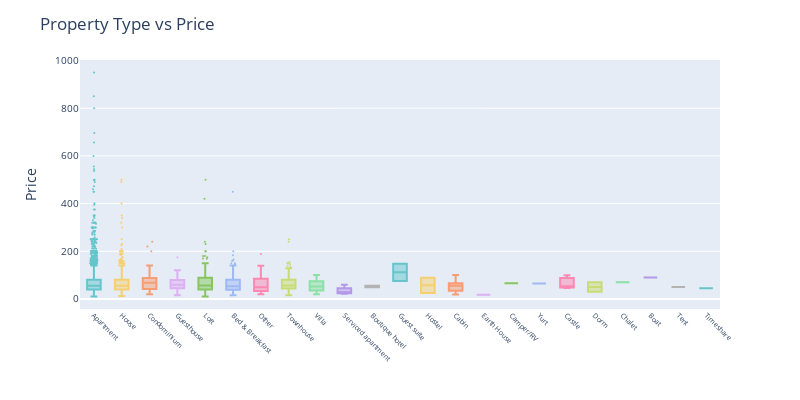

The code cell stored with this chart in its notebook:
### Code cell
import plotly.express as px

# Define the color palette
colors = px.colors.qualitative.Pastel

# Create a boxplot using Plotly
fig = px.box(df, x="property_type", y="target", color="property_type", color_discrete_sequence=colors)

# Set the axis labels, title, and legend
fig.update_xaxes(title="", tickangle=45, tickfont=dict(size=7))
fig.update_yaxes(title="Price", tickfont=dict(size=10))
fig.update_layout(title="Property Type vs Price", width=800, height=400, showlegend=False)
fig.update_traces(marker=dict(size=2), jitter=0.5, hovertemplate='Price: %{y}')

# Show the plot
fig.show()

### Figure 1 — Plotly figure (JSON) as saved in the notebook; plotly's stock layout.template omitted (floating-point values rounded to 4 significant figures; data arrays with more than 128 entries replaced by an {"elided": "..."} marker saying what was removed)
{"data": [{"alignmentgroup": "True", "hovertemplate": "Price: %{y}", "jitter": 0.5, "legendgroup": "Apartment", "marker": {"color": "rgb(102, 197, 204)", "size": 2}, "name": "Apartment", "notched": false, "offsetgroup": "Apartment", "orientation": "v", "showlegend": true, "type": "box", "x": {"elided": "4965 str values"}, "x0": " ", "xaxis": "x", "y": {"elided": "4965 int values"}, "y0": " ", "yaxis": "y"}, {"alignmentgroup": "True", "hovertemplate": "Price: %{y}", "jitter": 0.5, "legendgroup": "House", "marker": {"color": "rgb(246, 207, 113)", "size": 2}, "name": "House", "notched": false, "offsetgroup": "House", "orientation": "v", "showlegend": true, "type": "box", "x": {"elided": "888 str values"}, "x0": " ", "xaxis": "x", "y": {"elided": "888 int values"}, "y0": " ", "yaxis": "y"}, {"alignmentgroup": "True", "hovertemplate": "Price: %{y}", "jitter": 0.5, "legendgroup": "Condominium", "marker": {"color": "rgb(248, 156, 116)", "size": 2}, "name": "Condominium", "notched": false, "offsetgroup": "Condominium", "orientation": "v", "showlegend": true, "type": "box", "x": ["Condominium", "Condominium", "Condominium", "Condominium", "Condominium", "Condominium", "Condominium", "Condominium", "Condominium", "Condominium", "Condominium", "Condominium", "Condominium", "Condominium", "Condominium", "Condominium", "Condominium", "Condominium", "Condominium", "Condominium", "Condominium", "Condominium", "Condominium", "Condominium", "Condominium", "Condominium", "Condominium", "Condominium", "Condominium", "Condominium", "Condominium", "Condominium", "Condominium", "Condominium", "Condominium", "Condominium", "Condominium", "Condominium", "Condominium", "Condominium", "Condominium", "Condominium", "Condominium", "Condominium", "Condominium", "Condominium", "Condominium", "Condominium", "Condominium", "Condominium", "Condominium", "Condominium", "Condominium", "Condominium", "Condominium", "Condominium", "Condominium", "Condominium", "Condominium", "Condominium", "Condominium", "Condominium", "Condominium", "Condominium", "Condominium", "Condominium", "Condominium", "Condominium", "Condominium", "Condominium", "Condominium", "Condominium", "Condominium", "Condominium", "Condominium", "Condominium", "Condominium", "Condominium"], "x0": " ", "xaxis": "x", "y": [110, 85, 56, 58, 130, 80, 63, 69, 40, 40, 69, 60, 32, 45, 46, 95, 40, 92, 50, 60, 80, 120, 200, 79, 44, 240, 109, 79, 42, 52, 125, 110, 46, 40, 38, 70, 73, 35, 31, 40, 70, 65, 35, 83, 93, 88, 120, 60, 70, 85, 60, 140, 220, 23, 84, 30, 88, 69, 20, 85, 75, 40, 55, 139, 25, 36, 47, 75, 120, 100, 67, 20, 20, 90, 75, 23, 47, 53], "y0": " ", "yaxis": "y"}, {"alignmentgroup": "True", "hovertemplate": "Price: %{y}", "jitter": 0.5, "legendgroup": "Guesthouse", "marker": {"color": "rgb(220, 176, 242)", "size": 2}, "name": "Guesthouse", "notched": false, "offsetgroup": "Guesthouse", "orientation": "v", "showlegend": true, "type": "box", "x": ["Guesthouse", "Guesthouse", "Guesthouse", "Guesthouse", "Guesthouse", "Guesthouse", "Guesthouse", "Guesthouse", "Guesthouse", "Guesthouse", "Guesthouse", "Guesthouse", "Guesthouse", "Guesthouse", "Guesthouse", "Guesthouse", "Guesthouse", "Guesthouse", "Guesthouse", "Guesthouse", "Guesthouse", "Guesthouse", "Guesthouse", "Guesthouse", "Guesthouse", "Guesthouse", "Guesthouse", "Guesthouse", "Guesthouse", "Guesthouse", "Guesthouse", "Guesthouse", "Guesthouse", "Guesthouse", "Guesthouse"], "x0": " ", "xaxis": "x", "y": [45, 88, 55, 79, 30, 90, 67, 74, 25, 60, 21, 70, 79, 60, 50, 68, 55, 75, 30, 58, 59, 63, 35, 15, 175, 45, 75, 32, 115, 110, 60, 95, 22, 100, 120], "y0": " ", "yaxis": "y"}, {"alignmentgroup": "True", "hovertemplate": "Price: %{y}", "jitter": 0.5, "legendgroup": "Loft", "marker": {"color": "rgb(135, 197, 95)", "size": 2}, "name": "Loft", "notched": false, "offsetgroup": "Loft", "orientation": "v", "showlegend": true, "type": "box", "x": {"elided": "171 str values"}, "x0": " ", "xaxis": "x", "y": {"elided": "171 int values"}, "y0": " ", "yaxis": "y"}, {"alignmentgroup": "True", "hovertemplate": "Price: %{y}", "jitter": 0.5, "legendgroup": "Bed & Breakfast", "marker": {"color": "rgb(158, 185, 243)", "size": 2}, "name": "Bed & Breakfast", "notched": false, "offsetgroup": "Bed & Breakfast", "orientation": "v", "showlegend": true, "type": "box", "x": {"elided": "166 str values"}, "x0": " ", "xaxis": "x", "y": {"elided": "166 int values"}, "y0": " ", "yaxis": "y"}, {"alignmentgroup": "True", "hovertemplate": "Price: %{y}", "jitter": 0.5, "legendgroup": "Other", "marker": {"color": "rgb(254, 136, 177)", "size": 2}, "name": "Other", "notched": false, "offsetgroup": "Other", "orientation": "v", "showlegend": true, "type": "box", "x": ["Other", "Other", "Other", "Other", "Other", "Other", "Other", "Other", "Other", "Other", "Other", "Other", "Other", "Other", "Other", "Other", "Other", "Other", "Other", "Other", "Other", "Other", "Other", "Other", "Other", "Other", "Other", "Other", "Other", "Other"], "x0": " ", "xaxis": "x", "y": [139, 85, 65, 189, 43, 30, 59, 99, 99, 30, 45, 25, 95, 45, 53, 68, 38, 33, 39, 20, 35, 100, 85, 50, 55, 30, 29, 75, 20, 48], "y0": " ", "yaxis": "y"}, {"alignmentgroup": "True", "hovertemplate": "Price: %{y}", "jitter": 0.5, "legendgroup": "Townhouse", "marker": {"color": "rgb(201, 219, 116)", "size": 2}, "name": "Townhouse", "notched": false, "offsetgroup": "Townhouse", "orientation": "v", "showlegend": true, "type": "box", "x": ["Townhouse", "Townhouse", "Townhouse", "Townhouse", "Townhouse", "Townhouse", "Townhouse", "Townhouse", "Townhouse", "Townhouse", "Townhouse", "Townhouse", "Townhouse", "Townhouse", "Townhouse", "Townhouse", "Townhouse", "Townhouse", "Townhouse", "Townhouse", "Townhouse", "Townhouse", "Townhouse", "Townhouse", "Townhouse", "Townhouse", "Townhouse", "Townhouse", "Townhouse", "Townhouse", "Townhouse", "Townhouse", "Townhouse", "Townhouse", "Townhouse", "Townhouse", "Townhouse", "Townhouse", "Townhouse", "Townhouse", "Townhouse", "Townhouse", "Townhouse", "Townhouse", "Townhouse", "Townhouse", "Townhouse", "Townhouse", "Townhouse", "Townhouse", "Townhouse", "Townhouse", "Townhouse", "Townhouse", "Townhouse", "Townhouse", "Townhouse", "Townhouse", "Townhouse", "Townhouse", "Townhouse", "Townhouse", "Townhouse", "Townhouse", "Townhouse", "Townhouse", "Townhouse", "Townhouse", "Townhouse", "Townhouse", "Townhouse", "Townhouse", "Townhouse", "Townhouse", "Townhouse", "Townhouse", "Townhouse", "Townhouse", "Townhouse", "Townhouse", "Townhouse", "Townhouse", "Townhouse", "Townhouse", "Townhouse", "Townhouse", "Townhouse", "Townhouse", "Townhouse", "Townhouse", "Townhouse", "Townhouse", "Townhouse", "Townhouse", "Townhouse", "Townhouse", "Townhouse", "Townhouse", "Townhouse", "Townhouse", "Townhouse", "Townhouse", "Townhouse", "Townhouse", "Townhouse", "Townhouse", "Townhouse", "Townhouse", "Townhouse", "Townhouse", "Townhouse", "Townhouse", "Townhouse", "Townhouse"], "x0": " ", "xaxis": "x", "y": [45, 35, 70, 58, 50, 49, 79, 28, 100, 65, 30, 56, 23, 57, 70, 40, 112, 155, 30, 145, 55, 25, 33, 26, 50, 80, 40, 95, 50, 150, 69, 34, 27, 30, 40, 50, 70, 60, 25, 43, 87, 65, 50, 22, 25, 70, 80, 50, 50, 90, 80, 35, 49, 60, 26, 29, 72, 150, 78, 65, 129, 49, 60, 60, 32, 54, 60, 15, 54, 99, 55, 100, 65, 50, 45, 240, 35, 44, 70, 115, 75, 100, 48, 59, 100, 105, 85, 69, 50, 70, 250, 45, 139, 55, 47, 55, 80, 135, 70, 39, 65, 50, 50, 120, 49, 123, 85, 95, 40, 40, 65, 49, 19, 120], "y0": " ", "yaxis": "y"}, {"alignmentgroup": "True", "hovertemplate": "Price: %{y}", "jitter": 0.5, "legendgroup": "Villa", "marker": {"color": "rgb(139, 224, 164)", "size": 2}, "name": "Villa", "notched": false, "offsetgroup": "Villa", "orientation": "v", "showlegend": true, "type": "box", "x": ["Villa", "Villa", "Villa", "Villa", "Villa", "Villa", "Villa", "Villa", "Villa", "Villa", "Villa", "Villa", "Villa", "Villa", "Villa", "Villa", "Villa", "Villa", "Villa"], "x0": " ", "xaxis": "x", "y": [100, 30, 80, 25, 49, 80, 35, 70, 65, 75, 36, 65, 35, 79, 60, 38, 20, 52, 45], "y0": " ", "yaxis": "y"}, {"alignmentgroup": "True", "hovertemplate": "Price: %{y}", "jitter": 0.5, "legendgroup": "Serviced apartment", "marker": {"color": "rgb(180, 151, 231)", "size": 2}, "name": "Serviced apartment", "notched": false, "offsetgroup": "Serviced apartment", "orientation": "v", "showlegend": true, "type": "box", "x": ["Serviced apartment", "Serviced apartment", "Serviced apartment", "Serviced apartment"], "x0": " ", "xaxis": "x", "y": [59, 22, 25, 30], "y0": " ", "yaxis": "y"}, {"alignmentgroup": "True", "hovertemplate": "Price: %{y}", "jitter": 0.5, "legendgroup": "Boutique hotel", "marker": {"color": "rgb(179, 179, 179)", "size": 2}, "name": "Boutique hotel", "notched": false, "offsetgroup": "Boutique hotel", "orientation": "v", "showlegend": true, "type": "box", "x": ["Boutique hotel", "Boutique hotel"], "x0": " ", "xaxis": "x", "y": [49, 55], "y0": " ", "yaxis": "y"}, {"alignmentgroup": "True", "hovertemplate": "Price: %{y}", "jitter": 0.5, "legendgroup": "Guest suite", "marker": {"color": "rgb(102, 197, 204)", "size": 2}, "name": "Guest suite", "notched": false, "offsetgroup": "Guest suite", "orientation": "v", "showlegend": true, "type": "box", "x": ["Guest suite", "Guest suite"], "x0": " ", "xaxis": "x", "y": [75, 148], "y0": " ", "yaxis": "y"}, {"alignmentgroup": "True", "hovertemplate": "Price: %{y}", "jitter": 0.5, "legendgroup": "Hostel", "marker": {"color": "rgb(246, 207, 113)", "size": 2}, "name": "Hostel", "notched": false, "offsetgroup": "Hostel", "orientation": "v", "showlegend": true, "type": "box", "x": ["Hostel", "Hostel"], "x0": " ", "xaxis": "x", "y": [25, 89], "y0": " ", "yaxis": "y"}, {"alignmentgroup": "True", "hovertemplate": "Price: %{y}", "jitter": 0.5, "legendgroup": "Cabin", "marker": {"color": "rgb(248, 156, 116)", "size": 2}, "name": "Cabin", "notched": false, "offsetgroup": "Cabin", "orientation": "v", "showlegend": true, "type": "box", "x": ["Cabin", "Cabin", "Cabin", "Cabin", "Cabin", "Cabin", "Cabin"], "x0": " ", "xaxis": "x", "y": [55, 100, 50, 70, 19, 29, 55], "y0": " ", "yaxis": "y"}, {"alignmentgroup": "True", "hovertemplate": "Price: %{y}", "jitter": 0.5, "legendgroup": "Earth House", "marker": {"color": "rgb(220, 176, 242)", "size": 2}, "name": "Earth House", "notched": false, "offsetgroup": "Earth House", "orientation": "v", "showlegend": true, "type": "box", "x": ["Earth House"], "x0": " ", "xaxis": "x", "y": [18], "y0": " ", "yaxis": "y"}, {"alignmentgroup": "True", "hovertemplate": "Price: %{y}", "jitter": 0.5, "legendgroup": "Camper/RV", "marker": {"color": "rgb(135, 197, 95)", "size": 2}, "name": "Camper/RV", "notched": false, "offsetgroup": "Camper/RV", "orientation": "v", "showlegend": true, "type": "box", "x": ["Camper/RV"], "x0": " ", "xaxis": "x", "y": [66], "y0": " ", "yaxis": "y"}, {"alignmentgroup": "True", "hovertemplate": "Price: %{y}", "jitter": 0.5, "legendgroup": "Yurt", "marker": {"color": "rgb(158, 185, 243)", "size": 2}, "name": "Yurt", "notched": false, "offsetgroup": "Yurt", "orientation": "v", "showlegend": true, "type": "box", "x": ["Yurt"], "x0": " ", "xaxis": "x", "y": [65], "y0": " ", "yaxis": "y"}, {"alignmentgroup": "True", "hovertemplate": "Price: %{y}", "jitter": 0.5, "legendgroup": "Castle", "marker": {"color": "rgb(254, 136, 177)", "size": 2}, "name": "Castle", "notched": false, "offsetgroup": "Castle", "orientation": "v", "showlegend": true, "type": "box", "x": ["Castle", "Castle", "Castle"], "x0": " ", "xaxis": "x", "y": [53, 46, 99], "y0": " ", "yaxis": "y"}, {"alignmentgroup": "True", "hovertemplate": "Price: %{y}", "jitter": 0.5, "legendgroup": "Dorm", "marker": {"color": "rgb(201, 219, 116)", "size": 2}, "name": "Dorm", "notched": false, "offsetgroup": "Dorm", "orientation": "v", "showlegend": true, "type": "box", "x": ["Dorm", "Dorm"], "x0": " ", "xaxis": "x", "y": [70, 30], "y0": " ", "yaxis": "y"}, {"alignmentgroup": "True", "hovertemplate": "Price: %{y}", "jitter": 0.5, "legendgroup": "Chalet", "marker": {"color": "rgb(139, 224, 164)", "size": 2}, "name": "Chalet", "notched": false, "offsetgroup": "Chalet", "orientation": "v", "showlegend": true, "type": "box", "x": ["Chalet"], "x0": " ", "xaxis": "x", "y": [70], "y0": " ", "yaxis": "y"}, {"alignmentgroup": "True", "hovertemplate": "Price: %{y}", "jitter": 0.5, "legendgroup": "Boat", "marker": {"color": "rgb(180, 151, 231)", "size": 2}, "name": "Boat", "notched": false, "offsetgroup": "Boat", "orientation": "v", "showlegend": true, "type": "box", "x": ["Boat"], "x0": " ", "xaxis": "x", "y": [90], "y0": " ", "yaxis": "y"}, {"alignmentgroup": "True", "hovertemplate": "Price: %{y}", "jitter": 0.5, "legendgroup": "Tent", "marker": {"color": "rgb(179, 179, 179)", "size": 2}, "name": "Tent", "notched": false, "offsetgroup": "Tent", "orientation": "v", "showlegend": true, "type": "box", "x": ["Tent"], "x0": " ", "xaxis": "x", "y": [50], "y0": " ", "yaxis": "y"}, {"alignmentgroup": "True", "hovertemplate": "Price: %{y}", "jitter": 0.5, "legendgroup": "Timeshare", "marker": {"color": "rgb(102, 197, 204)", "size": 2}, "name": "Timeshare", "notched": false, "offsetgroup": "Timeshare", "orientation": "v", "showlegend": true, "type": "box", "x": ["Timeshare"], "x0": " ", "xaxis": "x", "y": [45], "y0": " ", "yaxis": "y"}], "layout": {"boxmode": "overlay", "height": 400, "legend": {"title": {"text": "property_type"}, "tracegroupgap": 0}, "margin": {"t": 60}, "showlegend": false, "title": {"text": "Property Type vs Price"}, "width": 800, "xaxis": {"anchor": "y", "categoryarray": ["Apartment", "House", "Condominium", "Guesthouse", "Loft", "Bed & Breakfast", "Other", "Townhouse", "Villa", "Serviced apartment", "Boutique hotel", "Guest suite", "Hostel", "Cabin", "Earth House", "Camper/RV", "Yurt", "Castle", "Dorm", "Chalet", "Boat", "Tent", "Timeshare"], "categoryorder": "array", "domain": [0, 1], "tickangle": 45, "tickfont": {"size": 7}, "title": {"text": ""}}, "yaxis": {"anchor": "x", "domain": [0, 1], "tickfont": {"size": 10}, "title": {"text": "Price"}}}}
